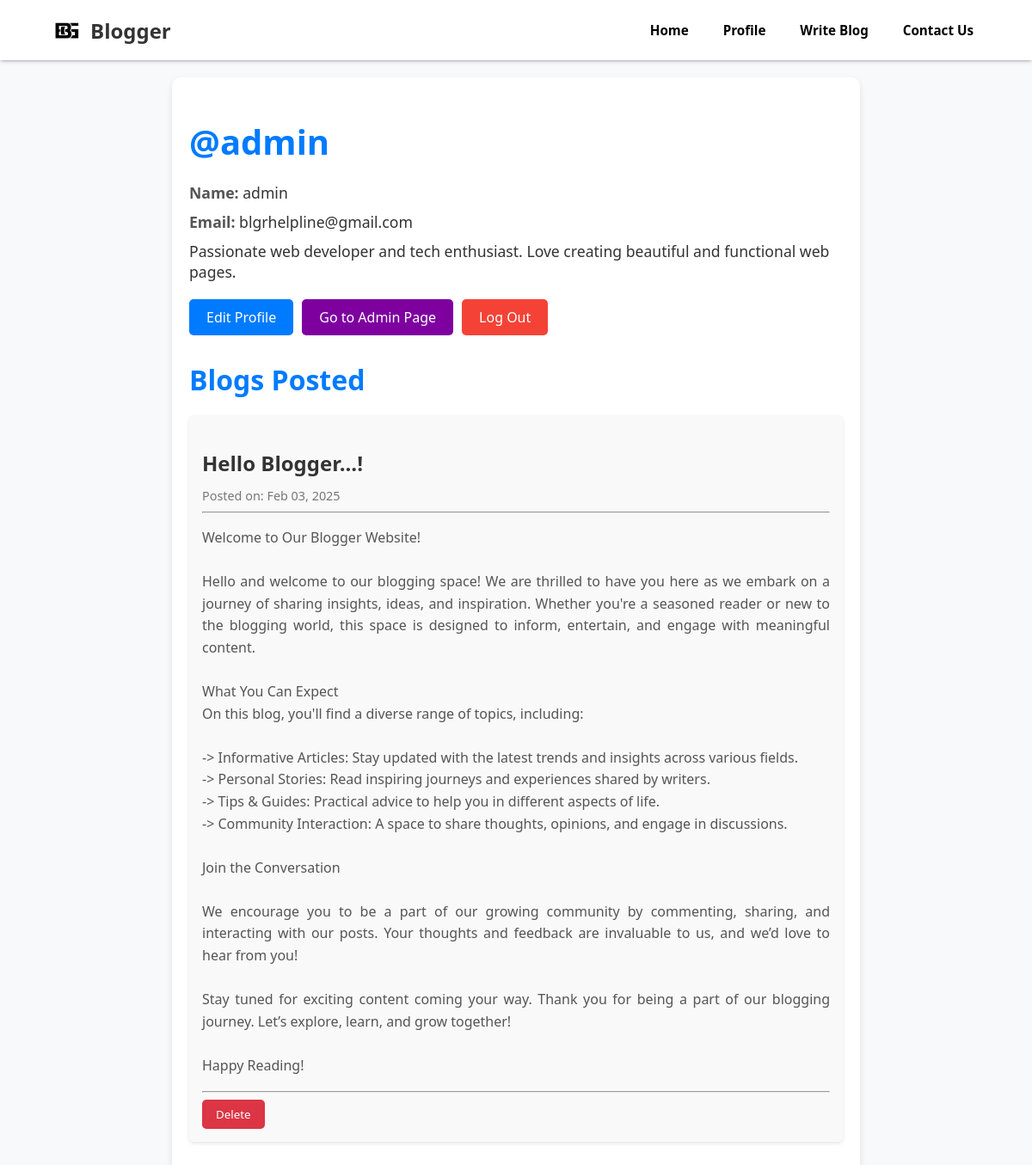
/profile/ (signed in), run on the app's committed database.
### home/models.py (models this page shows, shortened)
class Blogs(models.Model):
    user_name=models.CharField(max_length=100)
    title=models.CharField(max_length=100)
    content =models.TextField(max_length=10000)
    date =models.DateField()
    ananymous=models.BooleanField(default=False)
    likes=models.IntegerField(default=0)

### home/views.py (the view)
# urls.py: path("profile/",views.profile,name="Profile"),
def profile(request):
    if isinstance(request.user, AnonymousUser):
        return redirect(login_user)
    data=Blogs.objects.filter(user_name=request.user).values().order_by('-id')
    total_likes = data.aggregate(Sum('likes'))['likes__sum']
    serializer=BlogSerializer(data,many=True)
    d=serializer.data
    for blog in d:
        blog['date'] = datetime.strptime(blog['date'], '%Y-%m-%d').strftime('%b %d, %Y')
        blog['comments'] = Comments.objects.filter(blog_id=blog['id']).order_by('-id')
        blog['no_of_comments'] = len(blog['comments'])
    if str(request.user)=="admin":
        return render(request,'adminpage.html',{'blogs': d,'total_likes':total_likes})
    return render(request,'profile.html',{'blogs': d,'total_likes':total_likes})

### templates/adminpage.html (shortened to what this page needs)
{% extends "base.html" %} {% block title %} Profile {% endblock title %}
{% block css %}
<link rel="stylesheet" href="/static/adminprofile.css" />
{% endblock css %} {% block body %}
<main>
    <div class="container">
        <div class="header">
            <h1>@{{request.user}}</h1>
        </div>
        <div class="profile-info" id="profileInfo">
            <p>
                <strong>Name:</strong>
                <span id="profileName">{{request.user.get_full_name}}</span>
            </p>
            <p>
                <strong>Email:</strong>
                <span id="profileEmail">{{request.user.email}}</span>
            </p>
            <p>
                <span id="profileBio">Passionate web developer and tech enthusiast. Love creating beautiful
                    and functional web pages.</span>
            </p>
            <div class="forms">
                <form action="" method="post">
                    <button type="button">Edit Profile</button>
                </form>
                <form action="/admin/" method="post">
                    <button type="submit" style="background-color: #7d009f;">Go to Admin Page</button>
                </form>
                <form action="/logout/" method="post">
                    <button style="background-color: #f44336" type="submit">
                        Log Out
                    </button>
                </form>
            </div>
        </div>
        <h2>Blogs Posted</h2>
        <div class="blogs">
            {% for blog in blogs %}
            <div class="blog-item">
                <div>
                    <h3>{{blog.title}}</h3>
                    <small>Posted on: {{blog.date}}</small>
                    <hr />
                    <p style="text-align: justify">{{blog.content|linebreaksbr}}</p>
                </div>
                <hr />
                <button onclick="deletePost('{{blog.id}}')">Delete</button>
            </div>
            {% endfor %}
        </div>
    </div>
</main>
{% endblock body %}

### static/nav.css (style rules this page uses)
* { box-sizing: border-box; font-family: "Segoe UI", Tahoma, Geneva, Verdana, sans-serif; }
body { padding: 0; margin: 0; font-family: "Poppins", sans-serif; }

### static/adminprofile.css (style rules this page uses)
body { font-family: 'Arial', sans-serif; background-color: #f8f9fa; color: #333; margin: 0; padding: 0; }
.container { max-width: 800px; margin: 20px auto; padding: 20px; background-color: #fff; border-radius: 10px; box-shadow: 0 4px 8px rgba(0, 0, 0, 0.1); }
.header h1 { font-size: 2.5rem; color: #007bff; margin-bottom: 20px; }
.profile-info p { font-size: 1.1rem; margin: 10px 0; }
.profile-info p strong { color: #555; }
.forms { margin-top: 20px; display: flex; flex-wrap: wrap; gap: 10px; }
.forms button { padding: 10px 20px; border: none; border-radius: 5px; cursor: pointer; font-size: 1rem; transition: background-color 0.3s ease; }
.forms button[type="button"] { background-color: #007bff; color: #fff; }
.forms button[type="submit"] { background-color: #7d009f; color: #fff; }
.forms button[style*="background-color: #f44336"] { background-color: #f44336; color: #fff; }
h2 { font-size: 2rem; color: #007bff; margin-top: 30px; margin-bottom: 20px; }
.blogs { margin-top: 20px; }
.blog-item { background-color: #f9f9f9; padding: 15px; border-radius: 5px; margin-bottom: 20px; box-shadow: 0 2px 4px rgba(0, 0, 0, 0.1); }
.blog-item h3 { font-size: 1.5rem; color: #333; margin-bottom: 10px; }
.blog-item small { color: #777; font-size: 0.9rem; }
.blog-item p { font-size: 1rem; line-height: 1.6; color: #555; }
.blog-item button { padding: 8px 16px; background-color: #dc3545; color: #fff; border: none; border-radius: 5px; cursor: pointer; transition: background-color 0.3s ease; }

### data on the page
Blogs: title "Hello Blogger...!", date "Feb 03, 2025", content "Welcome to Our Blogger Website! Hello and welcome to our blogging space! We are thrilled to have you here as we embark on a journey of sharing insights, ideas, and inspiration. Whether you're a seasoned reader or new to the blogging world, this space is designed to inform, entertain, and engage with meaningful content. What You Can Expect On this blog, you'll find a diverse range of topics, including: -> Informative Articles: Stay updated with the latest trends and insights across various fields. -> Personal Stories: Read inspiring journeys and experiences shared by writers. -> Tips & Guides: Practical advice to help you in different aspects of life. -> Community Interaction: A space to…"

### other printed values
{{ request.user }} "admin"
{{ request.user.get_full_name }} "admin"
{{ request.user.email }} "blgrhelpline@gmail.com"
